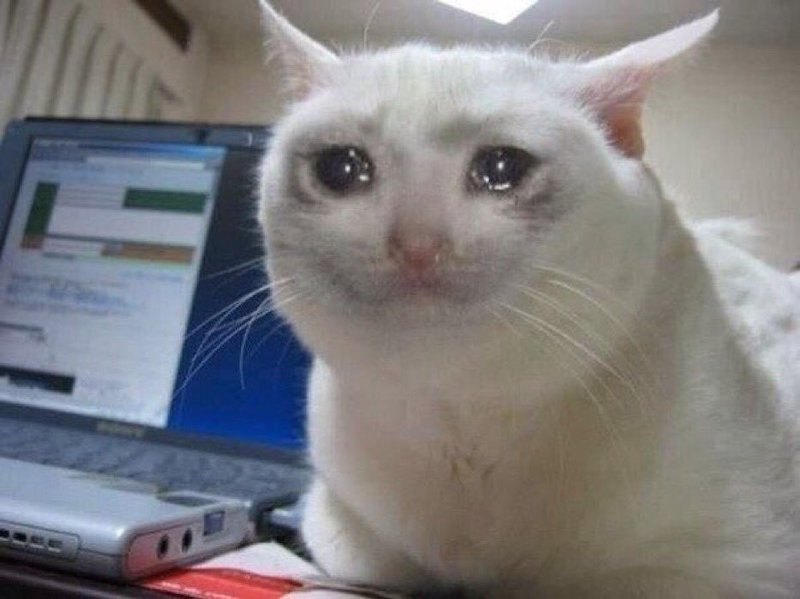
#> input picture cat.jpg, 800 x 599 px
$ python photoTransformation.py
#> lines starting #> are read from the running program, lines starting #| are printed output that depends on the picture
import cv2
import random

def getRedComponent(img):
    if len(img[0][0]) != 3:
        print("Attempting to return the red component from a non RGB image")
        print("Returning an empty matrix")
        return []
    else:
        imageHeight = len(img)
        imageWidth = len(img[0])
        R = [] #Red component matrix
        for i in range(imageHeight):
            row = []
            for j in range (imageWidth):
                pixel = img[i][j]
                row.append(pixel[0])
            R.append(row)
        return R

def getGreenComponent(img):
    if len(img[0][0]) != 3:
        print("Attempting to return the green component from a non RGB image")
        print("Returning an empty matrix")
        return []
    else:
        imageHeight = len(img)
        imageWidth = len(img[0])
        G = [] #Green component matrix
        for i in range(imageHeight):
            row = []
            for j in range (imageWidth):
                pixel = img[i][j]
                row.append(pixel[1])
            G.append(row)
        return G

def getBlueComponent(img):
    if len(img[0][0]) != 3:
        print("Attempting to return the blue component from a non RGB image")
        print("Returning an empty matrix")
        return []
    else:
        imageHeight = len(img)
        imageWidth = len(img[0])
        B = [] #Blue component matrix
        for i in range(imageHeight):
            row = []
            for j in range (imageWidth):
                pixel = img[i][j]
                row.append(pixel[2])
            B.append(row)
    return B

# [58 lines left out: functions updateImage, invertMatrixUpsideDown, invertImageUpsideDown, reduceQuality, reduceImageQuality, not called in this run]

def distortRBG(img):
    N = [[0 for x in range(len(img[0]))] for y in range(len(img))]
    for i in range(len(img)):
        distort_num = random.randint(-5,5)
        for j in range(len(img[0])):
            if (i + distort_num > len(img) or i + distort_num < len(img) or j + distort_num > len(img[0]) or j + distort_num < len(img[0])):
                distort_num = 0
            N[i][j] = img[i + distort_num][j + distort_num]
    return N

def distortImage(myImage):
    R = getRedComponent(myImage)
    G = getGreenComponent(myImage)
    B = getBlueComponent(myImage)
    R = distortRBG(R)
    G = distortRBG(G)
    B = distortRBG(B)

    for i in range(len(myImage)):
        for j in range(len(myImage[0])):
            pixel = [B[i][j], G[i][j], R[i][j]]
            myImage[i][j] = pixel

    cv2.imshow("Distort Image", myImage)
    cv2.waitKey(0)
    cv2.destroyAllWindows()

    cv2.imwrite("picDistorted.jpg", myImage)

#Main Program
#Read image
myImage = cv2.imread("cat.jpg")
#> myImage is the input picture: shape (599, 800, 3); mean B, G, R 128, 125.7, 127.3

#Display image
cv2.imshow("Original Image", myImage)
cv2.waitKey(0)
cv2.destroyAllWindows()

#Invert image upside down
# invertImageUpsideDown(myImage)

# #Reduce image's quality
# reduceImageQuality(myImage)

#Distort image
distortImage(myImage)
#> in getRedComponent, `imageHeight = len(img)`: imageHeight = 599
#> in getRedComponent, `imageWidth = len(img[0])`: imageWidth = 800
#> after the loop in getRedComponent, `for i in range(imageHeight):`: R = 599 items
#> in getGreenComponent, `imageHeight = len(img)`: imageHeight = 599
#> in getGreenComponent, `imageWidth = len(img[0])`: imageWidth = 800
#> after the loop in getGreenComponent, `for i in range(imageHeight):`: G = 599 items
#> in getBlueComponent, `imageHeight = len(img)`: imageHeight = 599
#> in getBlueComponent, `imageWidth = len(img[0])`: imageWidth = 800
#> after the loop in getBlueComponent, `for i in range(imageHeight):`: B = 599 items
#> the loop in distortRBG, `for i in range(len(img)):` made 599 passes
#> the loop in distortRBG (call 2), `for i in range(len(img)):` made 599 passes
#> after the loop in distortImage, `for i in range(len(myImage)):`:
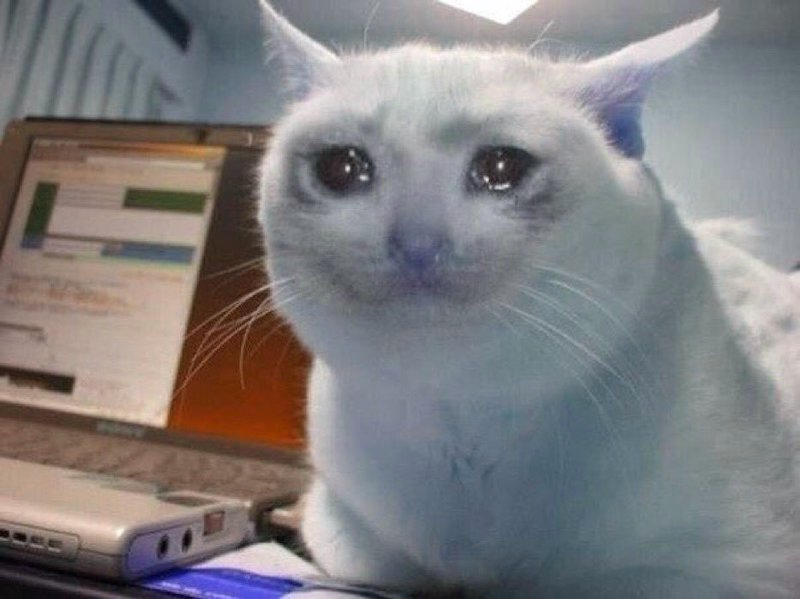
#> myImage: shape (599, 800, 3); mean B, G, R 127.3, 125.7, 128
